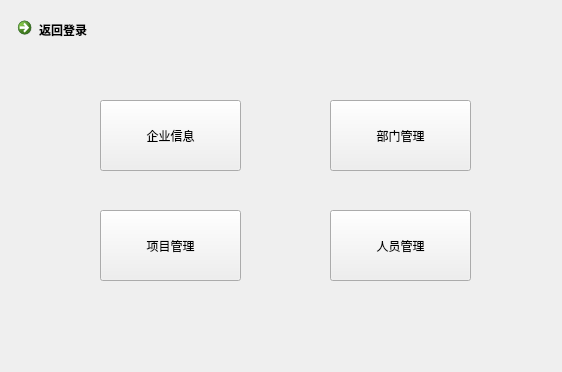
<?xml version="1.0" encoding="UTF-8"?>
<ui version="4.0">
 <class>MenuDialog</class>
 <widget class="QDialog" name="MenuDialog">
  <property name="geometry">
   <rect>
    <x>0</x>
    <y>0</y>
    <width>562</width>
    <height>372</height>
   </rect>
  </property>
  <property name="windowTitle">
   <string>Dialog</string>
  </property>
  <widget class="QCommandLinkButton" name="commandLinkButton">
   <property name="geometry">
    <rect>
     <x>10</x>
     <y>10</y>
     <width>171</width>
     <height>41</height>
    </rect>
   </property>
   <property name="text">
    <string>返回登录</string>
   </property>
  </widget>
  <widget class="QPushButton" name="epyManageBtn">
   <property name="geometry">
    <rect>
     <x>330</x>
     <y>210</y>
     <width>141</width>
     <height>71</height>
    </rect>
   </property>
   <property name="text">
    <string>人员管理</string>
   </property>
  </widget>
  <widget class="QPushButton" name="proManageBtn">
   <property name="geometry">
    <rect>
     <x>100</x>
     <y>210</y>
     <width>141</width>
     <height>71</height>
    </rect>
   </property>
   <property name="text">
    <string>项目管理</string>
   </property>
  </widget>
  <widget class="QPushButton" name="aptManageBtn">
   <property name="geometry">
    <rect>
     <x>330</x>
     <y>100</y>
     <width>141</width>
     <height>71</height>
    </rect>
   </property>
   <property name="text">
    <string>部门管理</string>
   </property>
  </widget>
  <widget class="QPushButton" name="qiye_info">
   <property name="geometry">
    <rect>
     <x>100</x>
     <y>100</y>
     <width>141</width>
     <height>71</height>
    </rect>
   </property>
   <property name="text">
    <string>企业信息</string>
   </property>
  </widget>
 </widget>
 <resources/>
 <connections/>
</ui>
